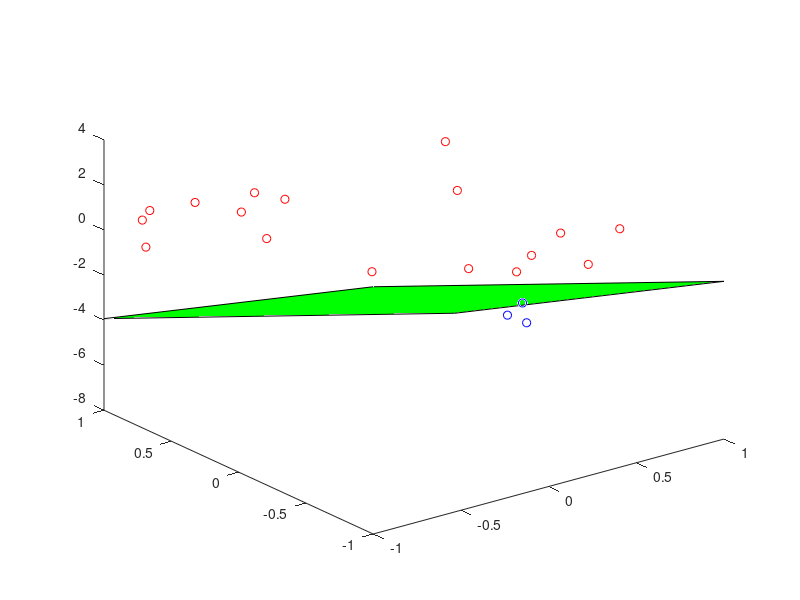

Recreate this plot in MATLAB. (Note: this script raises an error after producing the figure.)
clc
close all;
clear all;
NMONTECARLO     = 10000;
% DIMENSIONALITY  = 2;
DIMENSIONALITY  = 3;
N               = 20;

for m = 1:1000
  % generate a random hyperplane inside the [-1 1]^N space
  linePoints    = [2*rand(DIMENSIONALITY,DIMENSIONALITY)-1];
  w_target      = [1; linePoints\ones(DIMENSIONALITY,1)];
  
  % generate random data inside [-1 1]^N space
  X             = 2*rand(DIMENSIONALITY,N)-1; % uniform distribution between [-1 and 1]
  X_augmented   = [ones(1,N); X];
  
  % classify data using the random hyperplane generated
  Y             = sign(w_target'*X_augmented);
  
  % execute PLA
  w_hypothesis  = zeros(DIMENSIONALITY+1,1);
  Y_hyp         = sign(w_hypothesis'*X_augmented);
  iter          = 0;
  while(~all(Y_hyp == Y))
    misclassified       = find(Y_hyp ~= Y);
    randomMisclassified = misclassified(round(rand*(numel(misclassified)-1)+1));
    w_hypothesis        = w_hypothesis + Y(randomMisclassified)*X_augmented(:,randomMisclassified);
    Y_hyp               = sign(w_hypothesis'*X_augmented);
    iter                = iter + 1;
  end
  iterations(m) = iter;
  
  % monte carlo: difference in classficiation
  XMC                   = 2*rand(DIMENSIONALITY,NMONTECARLO)-1;
  XMC_augmented         = [ones(1,NMONTECARLO); XMC];
  YMC                   = sign(w_target'     * XMC_augmented);
  YMC_hyp               = sign(w_hypothesis' * XMC_augmented);
  DISAGREE              = [YMC ~= YMC_hyp];
  percentDisagree(m)   = sum(DISAGREE)/NMONTECARLO;
end
meanIter = mean(iterations);
meanDisagreement = mean(percentDisagree);
fprintf('N = %d\n', N);
fprintf('\t mean(iterations) = %f\n', meanIter);
fprintf('\t mean(P(disagreement)) = %f\n', meanDisagreement);

%% the rest of the code is just plotting for eye candy, it is a mess and not specifically relevant to PLA
hold on
plot3(X(1,Y>0), X(2,Y>0), X(3,Y>0), 'ro');
plot3(X(1,Y<0), X(2,Y<0), X(3,Y<0), 'bo');
corners = [1 1; -1 1; -1 -1; 1 -1]';
z       = -(w_target(1) + w_target(2:end-1)'*corners)/w_target(end);
fill3(corners(1,:), corners(2,:), z, 'g');
alpha(0.3);
z       = -(w_hypothesis(1) + w_hypothesis(2:end-1)'*corners)/w_hypothesis(end);
fill3(corners(1,:), corners(2,:), z, 'm');
alpha(0.3);
bin1 = [ 1 1 1; -1 1 1; -1 -1 1; 1 -1 1; 1 1  1];
bin2 =  flipud(bin1);
bin2(:,3) = -1;
bin3 = [1 -1 -1; 1 -1 1; -1 -1 1; -1 -1 -1; -1 1 -1; -1 1 1];
bin =[bin1; bin2; bin3];
plot3(bin(:,1), bin(:,2), bin(:,3), ':k')
hold off
title(sprintf('N = %d\ngreen plane = target\npink plane = PLA hypothesis', N))
xlabel('x')
ylabel('y')
zlabel('z')
axis equal
axis(2*[-1 1 -1 1 -1 1])
view(3)